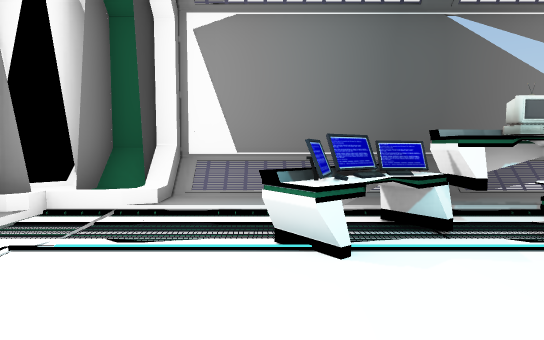
View 1 (above)

13 first-person views from a walk through a scene from a Unity 3-D project. The camera is 1.3 m above the floor, tilts 4° down and sees 75° across. The floor is counted in squares, 1.48 m on a side. Each view is taken from the middle of a square. On the plan, view 1 faces up. The plan holds only what a view shows up to about 12 squares ahead; the rest is blank. The place goes on beyond the plan. The player character is not drawn.

View 2
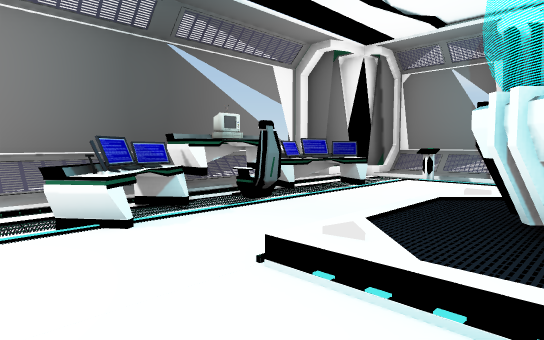

View 3
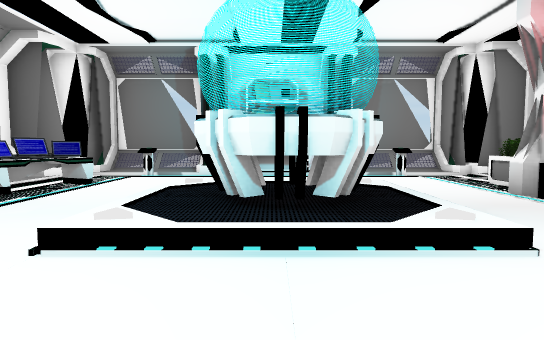

View 4
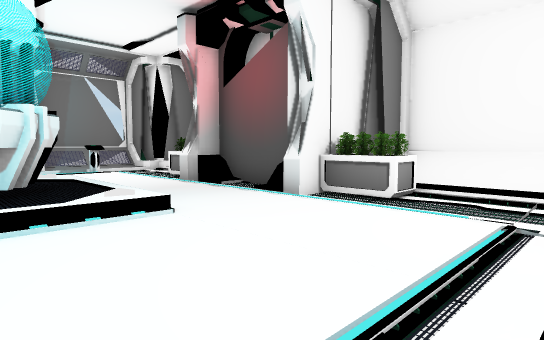

View 5
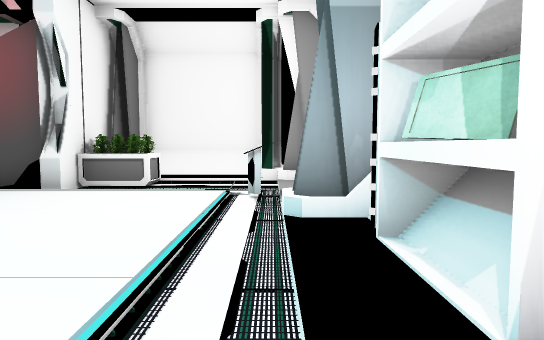

View 6
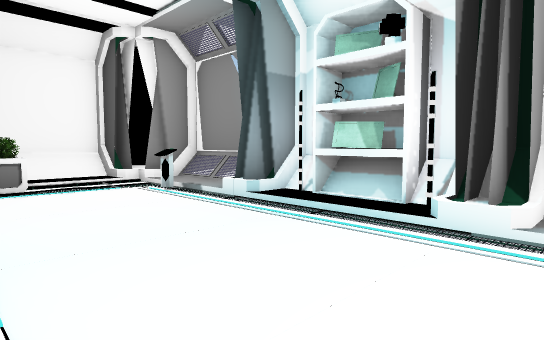

View 7
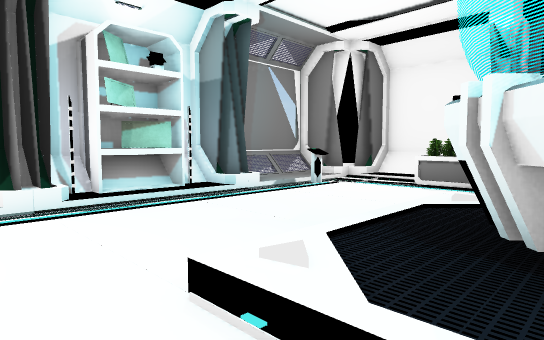

View 8
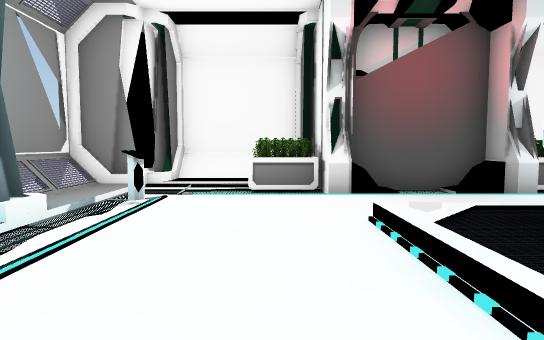

View 9
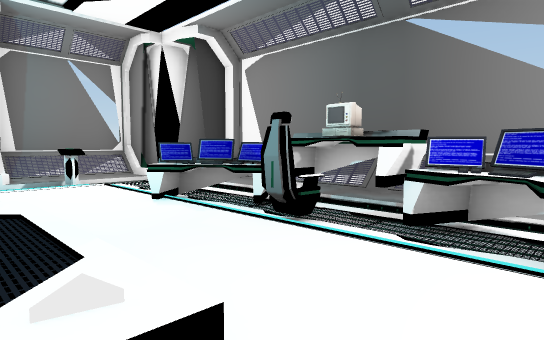

View 10
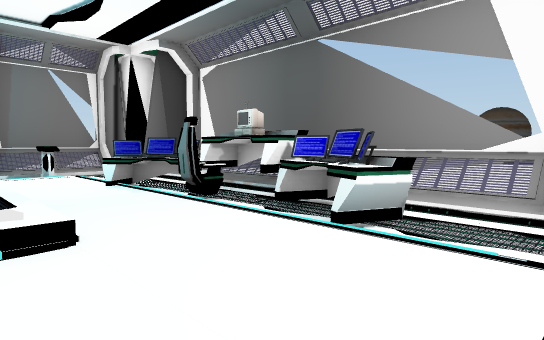

View 11
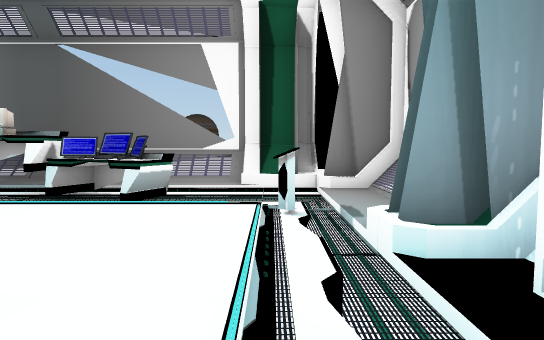

View 12
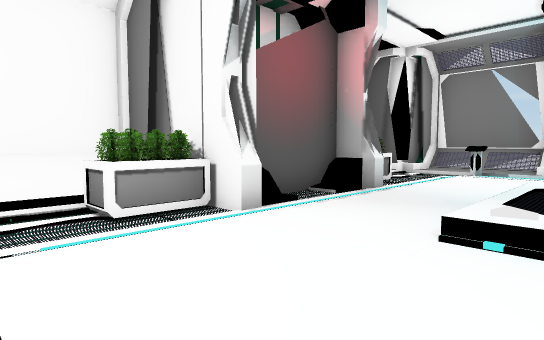

View 13
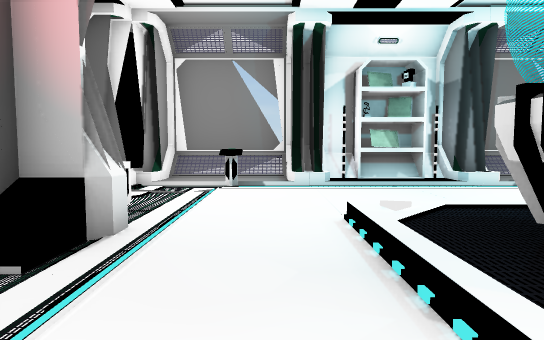

### Floor plan
Key: @ floor where view 1 was taken; # wall or solid block; . main floor; : floor 0.25 m higher than the main floor; / step, stairs or slope; = window, fence, low wall or low ledge; E desk; T TV; S shelf; O other object.
Columns run from 5 left of view 1 to 11 right of it. Each row starts with its distance up from view 1.
  7    ###########
  6   ##/////////##
  5 ###O.........####
  4 #/....EETEEE.../#
  3 #//..EE.O. #.../#
  2 #//............/#
  1 ##/.../////...:##
  0 SS...@/##:/....S
 -1 SS..../###/....S
 -2 SS..../###/....S
 -3 ##/.../////...:##
 -4 #/............./#
 -5 #/#..........#./#
 -6 #/...##=.###.../#
 -7 ##/. ####### .###
 -8  ##///#   #///##
 -9   #####   #####

Where each view was taken, in squares from view 1:
view 1: 0 up, 0 right, facing up
view 2: 1 down, 1 left, facing up-right
view 3: 1 down, 2 left, facing right
view 4: 1 down, 3 left, facing down-right
view 5: 1 up, 3 left, facing down
view 6: 2 up, 1 right, facing down-left
view 7: 2 up, 3 right, facing down-right
view 8: 1 up, 6 right, facing down
view 9: 0 up, 6 right, facing up-left
view 10: 0 up, 8 right, facing up-left
view 11: 2 down, 8 right, facing up
view 12: 2 down, 8 right, facing down-left
view 13: 4 down, 5 right, facing left
